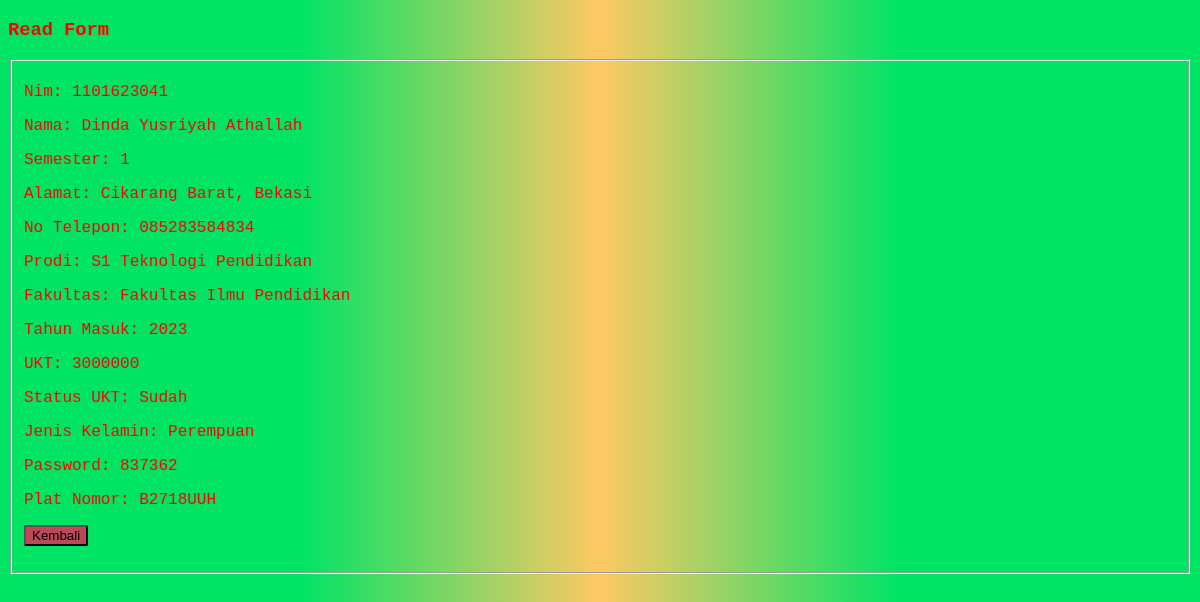
Screenshot of /read.php?id=3 with the database file from the repository.
### tables this page shows
CREATE TABLE `data_dasar` (
  `ID` int(11) NOT NULL,
  `NIM` varchar(10) NOT NULL,
  `NAMA` varchar(100) NOT NULL,
  `SEMESTER` int(3) NOT NULL,
  `ALAMAT` varchar(100) NOT NULL,
  `NO_TELP` varchar(15) NOT NULL,
  `PRODI` varchar(100) NOT NULL,
  `FAKULTAS` varchar(100) NOT NULL,
  `TAHUNMASUK` int(10) NOT NULL,
  `UKT` int(10) NOT NULL,
  `STATUSUKT` varchar(10) NOT NULL,
  `GENDER` varchar(10) NOT NULL,
  `PASSWORD` int(10) NOT NULL,
  `PLATNOMOR` varchar(10) NOT NULL
);

### read.php (the view, shortened to what this page needs)
<?php
include "conn.php";
$id = $_GET['id'];
$sql = "SELECT * FROM data_dasar WHERE id=$id";
$query = mysqli_query($conn, $sql);
$siswa = mysqli_fetch_assoc($query);
if (isset($_SESSION['google_data'])) {
    $goTo = "account.php";
} else {
    $goTo = "dashboard.php";
}
?>
<!DOCTYPE html>
<html>
<head>
</head>
<body>
    <header>
        <h3>Read Form</h3>
    </header>
    <form action="<?php echo $goTo ?>" method="POST">
        <fieldset>
            <p>
                <label for="nim">Nim: </label>
                <?php echo $siswa['NIM'] ?>
            </p>
            <p>
                <label for="nama">Nama: </label>
                <?php echo $siswa['NAMA'] ?>
            </p>
            <p>
                <label for="semester">Semester: </label>
                <?php echo $siswa['SEMESTER'] ?>
            </p>
            <p>
                <label for="alamat">Alamat: </label>
                <?php echo $siswa['ALAMAT'] ?>
            </p>
            <p>
                <label for="no_telp">No Telepon: </label>
                <?php echo $siswa['NO_TELP'] ?>
            </p>
            <p>
                <label for="prodi">Prodi: </label>
                <?php echo $siswa['PRODI'] ?>
            </p>
            <p>
                <label for="fakultas">Fakultas: </label>
                <?php echo $siswa['FAKULTAS'] ?>
            </p>
            <p>
                <label for="tahun_masuk">Tahun Masuk: </label>
                <?php echo $siswa['TAHUNMASUK'] ?>
            </p>
            <p>
                <label for="ukt">UKT: </label>
                <?php echo $siswa['UKT'] ?>
            </p>
            <p>
                <label for="status_ukt">Status UKT: </label>
                <?php echo $siswa['STATUSUKT'] ?>
            </p>
            <p>
                <label for="jenis_kelamin">Jenis Kelamin: </label>
                <?php $jk = $siswa['GENDER']; ?>
                <?php echo ($jk == 'laki-laki') ? "Laki-laki" : "Perempuan" ?>
            </p>
            <p>
                <label for="password">Password: </label>
                <?php echo $siswa['PASSWORD'] ?>
            </p>
            <p>
                <label for="plat_nomor">Plat Nomor: </label>
                <?php echo $siswa['PLATNOMOR'] ?>
            </p>
            <p>
                <input type="submit" value="Kembali" name="simpan" />
            </p>
        </fieldset>
    </form>
</body>
</html>

### read.php (style rules this page uses)
body { font-family: "Courier", sans-serif; background: linear-gradient(90deg, rgb(0, 228, 100)0% 25%, rgb(255, 200, 100), rgb(0, 228, 100) 75% 100%); color: rgb(255, 0, 0); }
input { background-color: rgb(189, 72, 89); }

### rows the page displays
data_dasar: NIM "1101623041", NAMA "Dinda Yusriyah Athallah", SEMESTER "1", ALAMAT "Cikarang Barat, Bekasi", NO_TELP "085283584834", PRODI "S1 Teknologi Pendidikan", FAKULTAS "Fakultas Ilmu Pendidikan", TAHUNMASUK "2023", UKT "3000000", STATUSUKT "Sudah", PASSWORD "837362", PLATNOMOR "B2718UUH"
